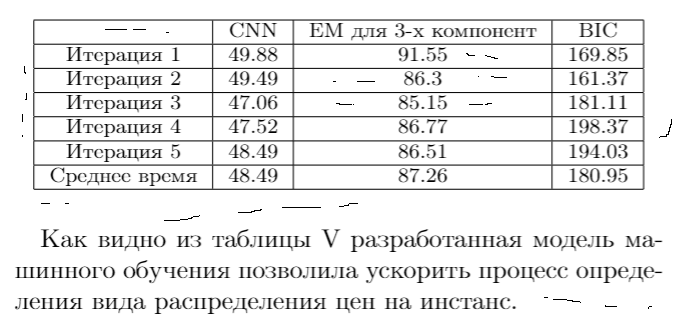
#> input picture Магистратура/Обработка и анализ изображений/other/table.png, 692 x 325 px, found by its file name
$ jupyter execute Lab_5.ipynb
#> lines starting #> are read from the running program, lines starting #| are printed output that depends on the picture; after the words box and inside, x2 and y2 are one past the last pixel; in counts of white or black regions, pixels touching at a corner belong together
[cell 1]
root_folder = '/content/drive/MyDrive/магистратура/Обработка и анализ изображений/other/'

[cell 2]
from copy import deepcopy
import cv2
import numpy as np
import matplotlib.pyplot as plt
from google.colab.patches import cv2_imshow

[cell 3]
def print_img(img, title = '', shape = (12,9)):
  plt.figure(figsize = shape)
  plt.title(title)
  plt.imshow(cv2.cvtColor(img, cv2.COLOR_BGR2RGB))

def print_img_grey(img, title = '', shape = (12,9)):
  plt.figure(figsize = shape)
  plt.title(title)
  plt.imshow(cv2.cvtColor(img, cv2.COLOR_GRAY2RGB))


def reverse_shape(shape):
  result = []
  for i in range(len(shape)):
    result.append(shape[len(shape)-i-1])
  return(tuple(result))

[cell 4]
th, img_1 = cv2.threshold(cv2.imread(root_folder+"table.png",0), 150, 255, cv2.THRESH_BINARY_INV)
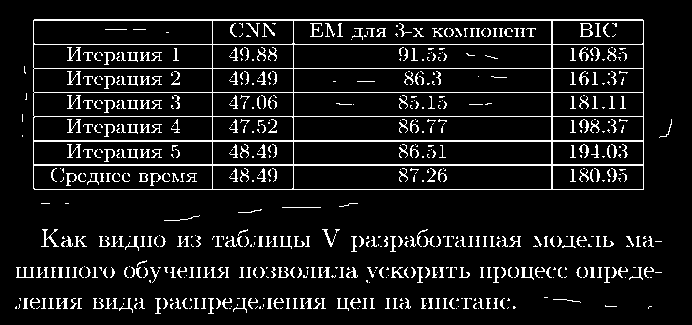
#> img_1: shape (325, 692); 9.3% white in thin lines or dots, all inside (x1, y1, x2, y2) = (15, 19, 672, 314)

[cell 5]
print_img(img_1)

[cell 6]
th, img_2 = cv2.threshold(cv2.imread(root_folder+"text.jpg",0), 150, 255, cv2.THRESH_BINARY_INV)
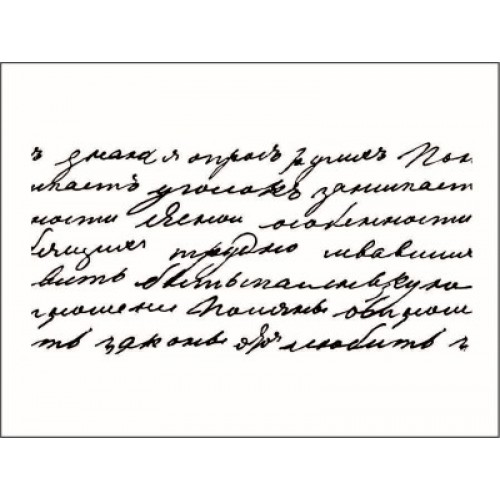
#> input picture Магистратура/Обработка и анализ изображений/other/text.jpg, 500 x 500 px, found by its file name
#> img_2: shape (500, 500); 7.3% white; 40 white regions (2 under 20 px), largest, box (x1, y1, x2, y2) and area: (0, 62, 500, 438) 2126, (126, 147, 386, 216) 1518, (240, 272, 420, 319) 1410

[cell 7]
print_img(img_2)

[cell 8]
th, img_3 = cv2.threshold(cv2.imread(root_folder+"bw.jpg",0), 180, 255, cv2.THRESH_BINARY)
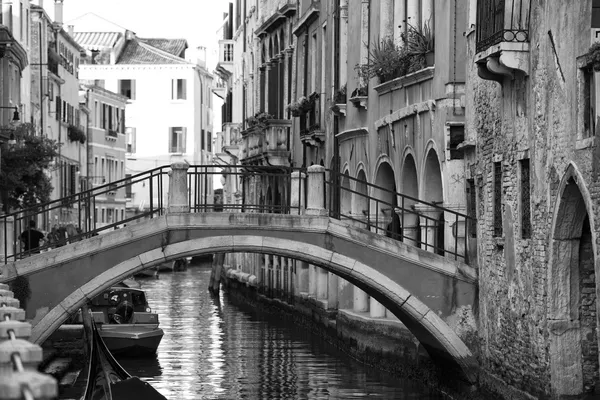
#> input picture Магистратура/Обработка и анализ изображений/other/bw.jpg, 600 x 400 px, found by its file name
#> img_3: shape (400, 600); 15.1% white; 874 white regions (786 under 20 px), largest, box (x1, y1, x2, y2) and area: (1, 0, 279, 178) 22617, (147, 313, 226, 400) 3127, (115, 179, 150, 210) 486

[cell 9]
print_img(img_3)

##Эрозия

[cell 10]
kernel_1 = np.ones((2,2), np.uint8)
erosion_1 = cv2.erode(img_1, kernel_1, iterations = 1)
#> erosion_1: shape (325, 692); 2.5% white in thin lines or dots, all inside (x1, y1, x2, y2) = (16, 20, 654, 314)
print_img(np.hstack((img_1,erosion_1)))
#> in print_img (call 4), `plt.imshow(cv2.cvtColor(img, cv2.COLOR_BGR2RGB))`: img: shape (325, 1384); 5.9% white in thin lines or dots, all inside (x1, y1, x2, y2) = (15, 19, 1346, 314)

[cell 11]
kernel_2 = np.ones((2,2), np.uint8)
erosion_2 = cv2.erode(img_2, kernel_2, iterations = 1)
#> erosion_2: shape (500, 500); 3.8% white in thin lines or dots, all inside (x1, y1, x2, y2) = (0, 63, 500, 438)
print_img(np.hstack((img_2,erosion_2)))
#> in print_img (call 5), `plt.imshow(cv2.cvtColor(img, cv2.COLOR_BGR2RGB))`: img: shape (500, 1000); 5.5% white in thin lines or dots, all inside (x1, y1, x2, y2) = (0, 62, 1000, 438)

[cell 12]
kernel_3 = np.ones((4,4), np.uint8)
erosion_3 = cv2.erode(img_3, kernel_3, iterations = 1)
#> erosion_3: shape (400, 600); 7.7% white; 114 white regions (68 under 20 px), largest, box (x1, y1, x2, y2) and area: (34, 0, 235, 174) 13927, (207, 95, 223, 137) 342, (63, 77, 85, 105) 322
print_img(np.hstack((img_3,erosion_3)))
#> in print_img (call 6), `plt.imshow(cv2.cvtColor(img, cv2.COLOR_BGR2RGB))`: img: shape (400, 1200); 11.4% white; 988 white regions (854 under 20 px), largest, box (x1, y1, x2, y2) and area: (1, 0, 279, 178) 22617, (634, 0, 835, 174) 13927, (147, 313, 226, 400) 3127

## Дилатация

[cell 13]
dilation_1 = cv2.dilate(erosion_1, kernel_1,iterations = 1)
#> dilation_1: shape (325, 692); 5.6% white in thin lines or dots, all inside (x1, y1, x2, y2) = (16, 20, 655, 315)
print_img(np.hstack((img_1,erosion_1,dilation_1)),'',(24,18))
#> in print_img (call 7), `plt.imshow(cv2.cvtColor(img, cv2.COLOR_BGR2RGB))`: img: shape (325, 2076); 5.8% white in thin lines or dots, all inside (x1, y1, x2, y2) = (15, 19, 2039, 315)

[cell 14]
dilation_2 = cv2.dilate(erosion_2, kernel_2,iterations = 1)
#> dilation_2: shape (500, 500); 6.7% white; 150 white regions (38 under 20 px), largest, box (x1, y1, x2, y2) and area: (0, 63, 3, 439) 756, (181, 233, 258, 268) 500, (299, 340, 391, 352) 473
print_img(np.hstack((img_2,erosion_2,dilation_2)),'',(24,18))
#> in print_img (call 8), `plt.imshow(cv2.cvtColor(img, cv2.COLOR_BGR2RGB))`: img: shape (500, 1500); 5.9% white; 517 white regions (254 under 20 px), largest, box (x1, y1, x2, y2) and area: (0, 62, 502, 438) 2503, (126, 147, 386, 216) 1518, (240, 272, 420, 319) 1410

[cell 15]
dilation_3 = cv2.dilate(erosion_3, kernel_3,iterations = 1)
#> dilation_3: shape (400, 600); 11.3% white; 88 white regions (10 under 20 px), largest, box (x1, y1, x2, y2) and area: (33, 0, 253, 176) 18107, (203, 94, 225, 139) 677, (159, 336, 196, 376) 600
print_img(np.hstack((img_3, erosion_3,dilation_3)),'',(24,18))
#> in print_img (call 9), `plt.imshow(cv2.cvtColor(img, cv2.COLOR_BGR2RGB))`: img: shape (400, 1800); 11.4% white; 1076 white regions (864 under 20 px), largest, box (x1, y1, x2, y2) and area: (1, 0, 279, 178) 22617, (1233, 0, 1453, 176) 18107, (634, 0, 835, 174) 13927

## Открытие

[cell 16]
opening_1 = cv2.morphologyEx(img_1, cv2.MORPH_OPEN, kernel_1)
print_img(np.hstack((img_1,opening_1)))
#> in print_img (call 10), `plt.imshow(cv2.cvtColor(img, cv2.COLOR_BGR2RGB))`: img: shape (325, 1384); 7.5% white in thin lines or dots, all inside (x1, y1, x2, y2) = (15, 19, 1347, 315)

[cell 17]
opening_2 = cv2.morphologyEx(img_2, cv2.MORPH_OPEN, kernel_2)
print_img(np.hstack((img_2,opening_2)))
#> in print_img (call 11), `plt.imshow(cv2.cvtColor(img, cv2.COLOR_BGR2RGB))`: img: shape (500, 1000); 7% white; 189 white regions (40 under 20 px), largest, box (x1, y1, x2, y2) and area: (0, 62, 503, 439) 2882, (126, 147, 386, 216) 1518, (240, 272, 420, 319) 1410

[cell 18]
opening_3 = cv2.morphologyEx(img_3, cv2.MORPH_OPEN, kernel_3)
print_img(np.hstack((img_3,opening_3)))
#> in print_img (call 12), `plt.imshow(cv2.cvtColor(img, cv2.COLOR_BGR2RGB))`: img: shape (400, 1200); 13.2% white; 962 white regions (796 under 20 px), largest, box (x1, y1, x2, y2) and area: (1, 0, 279, 178) 22617, (633, 0, 853, 176) 18107, (147, 313, 226, 400) 3127

## Закрытие

[cell 19]
closing_1 = cv2.morphologyEx(img_1, cv2.MORPH_CLOSE, kernel_1)
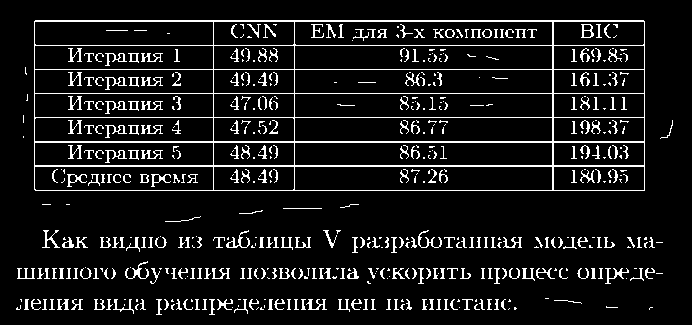
#> closing_1: shape (325, 692); 9.5% white in thin lines or dots, all inside (x1, y1, x2, y2) = (16, 20, 673, 315)
print_img(np.hstack((img_1,closing_1)))
#> in print_img (call 13), `plt.imshow(cv2.cvtColor(img, cv2.COLOR_BGR2RGB))`: img: shape (325, 1384); 9.4% white in thin lines or dots, all inside (x1, y1, x2, y2) = (15, 19, 1365, 315)

[cell 20]
closing_2 = cv2.morphologyEx(img_2, cv2.MORPH_CLOSE, kernel_2)
#> closing_2: shape (500, 500); 7.6% white; 37 white regions (1 under 20 px), largest, box (x1, y1, x2, y2) and area: (0, 63, 500, 439) 2126, (127, 148, 387, 217) 1597, (241, 273, 421, 320) 1479
print_img(np.hstack((img_2,closing_2)))
#> in print_img (call 14), `plt.imshow(cv2.cvtColor(img, cv2.COLOR_BGR2RGB))`: img: shape (500, 1000); 7.5% white; 76 white regions (3 under 20 px), largest, box (x1, y1, x2, y2) and area: (0, 62, 1000, 439) 4252, (627, 148, 887, 217) 1597, (126, 147, 386, 216) 1518

[cell 21]
closing_3 = cv2.morphologyEx(img_3, cv2.MORPH_CLOSE, kernel_3)
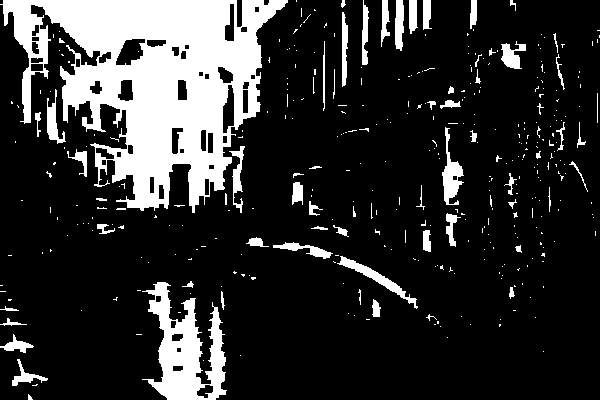
#> closing_3: shape (400, 600); 18.6% white; 379 white regions (315 under 20 px), largest, box (x1, y1, x2, y2) and area: (0, 0, 288, 213) 30447, (142, 282, 227, 400) 4902, (442, 127, 464, 205) 711
print_img(np.hstack((img_3,closing_3)))
#> in print_img (call 15), `plt.imshow(cv2.cvtColor(img, cv2.COLOR_BGR2RGB))`:
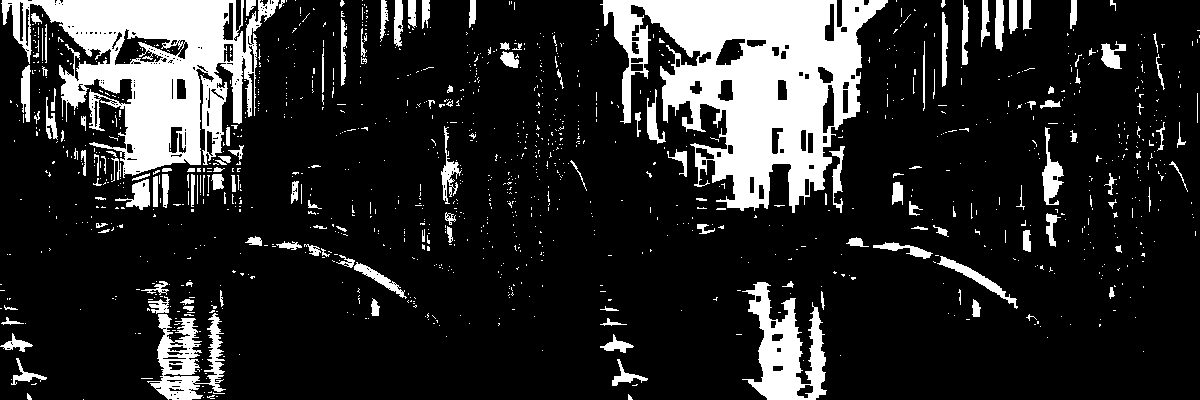
#> img: shape (400, 1200); 16.9% white; 1253 white regions (1101 under 20 px), largest, box (x1, y1, x2, y2) and area: (600, 0, 888, 213) 30447, (1, 0, 279, 178) 22617, (742, 282, 827, 400) 4902

## Морфологический Градиент

[cell 22]
gradient_1 = cv2.morphologyEx(img_1, cv2.MORPH_GRADIENT, kernel_1)
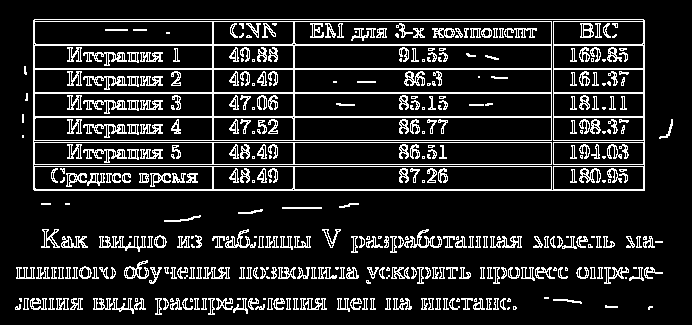
#> gradient_1: shape (325, 692); 14.3% white in thin lines or dots, all inside (x1, y1, x2, y2) = (15, 19, 673, 315)
print_img(np.hstack((img_1,gradient_1)),'',(32,27))
#> in print_img (call 16), `plt.imshow(cv2.cvtColor(img, cv2.COLOR_BGR2RGB))`:
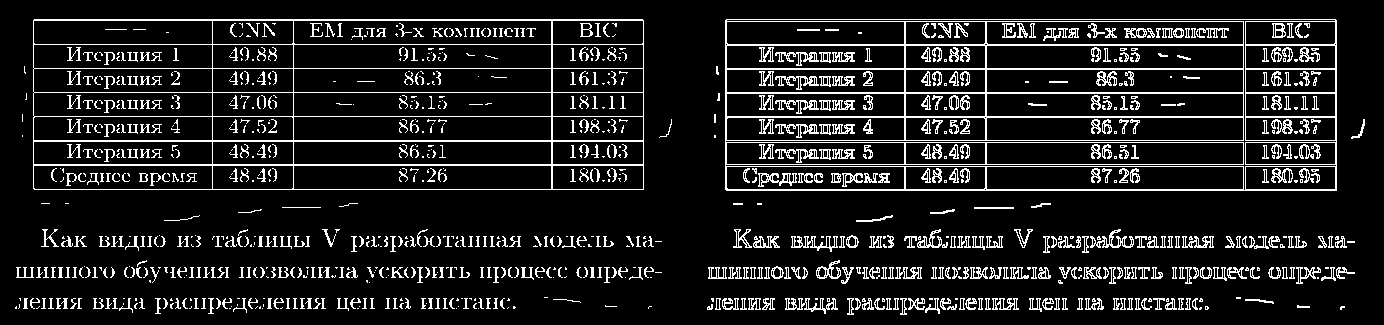
#> img: shape (325, 1384); 11.8% white in thin lines or dots, all inside (x1, y1, x2, y2) = (15, 19, 1365, 315)

[cell 23]
gradient_2 = cv2.morphologyEx(img_2, cv2.MORPH_GRADIENT, kernel_2)
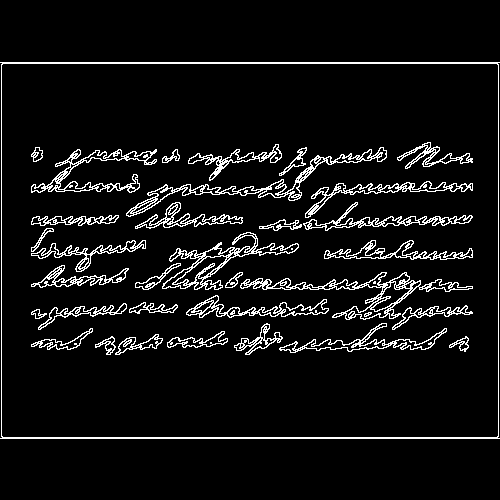
#> gradient_2: shape (500, 500); 7.1% white in thin lines or dots, all inside (x1, y1, x2, y2) = (0, 62, 500, 439)
print_img(np.hstack((img_2,gradient_2)),'',(32,27))
#> in print_img (call 17), `plt.imshow(cv2.cvtColor(img, cv2.COLOR_BGR2RGB))`:
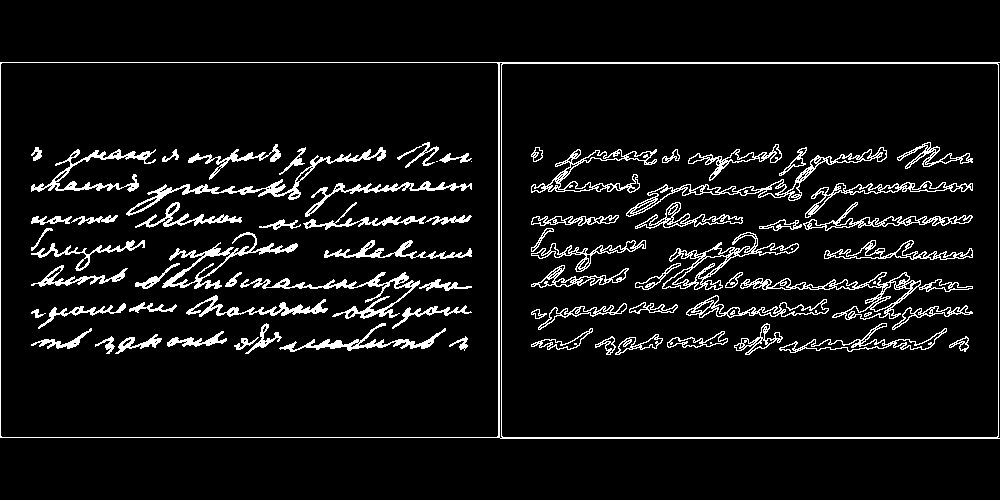
#> img: shape (500, 1000); 7.2% white in thin lines or dots, all inside (x1, y1, x2, y2) = (0, 62, 1000, 439)
